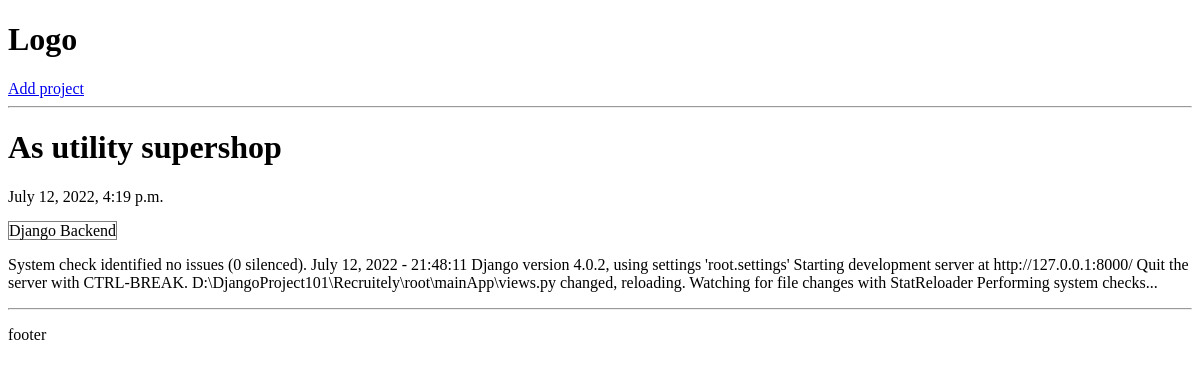
The app's page /project/85a91755751c45e0afc92cd64995fb32/, older data.
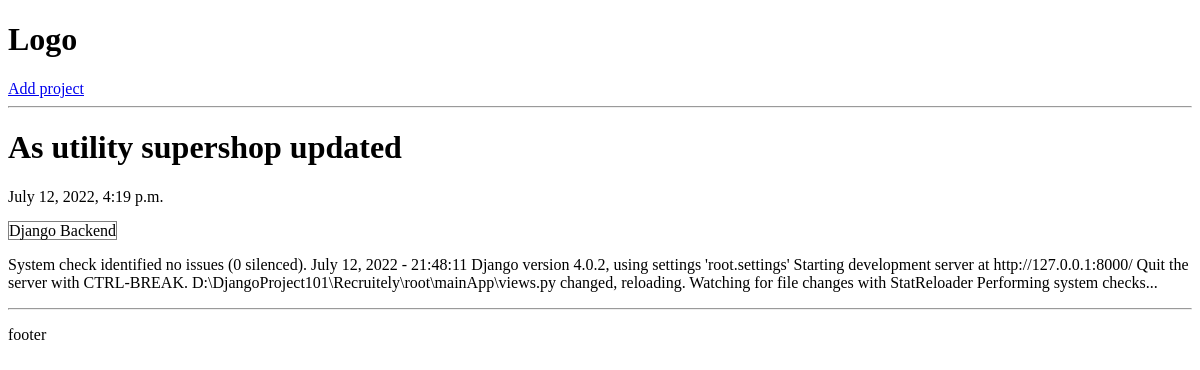
The same page, newer data.
### mainApp/models.py (models this page shows, shortened)
class project(models.Model):
    id = models.UUIDField(default=uuid.uuid4,primary_key=True,unique=True,editable=False)
    title = models.CharField(max_length=200)
    description = models.TextField(null=True,blank=True)
    demo_link = models.CharField(max_length=200)
    source_link = models.CharField(max_length=200)
    tags = models.ManyToManyField('tag',blank=True)
    vote_ratio = models.IntegerField(default=0, null = True, blank=True)
    vote_total = models.IntegerField(default=0, null = True, blank=True)
    created = models.DateTimeField(auto_now_add=True)

### mainApp/views.py (the view)
# urls.py: path('project/<str:pk>/',views.project,name="singleproject"),
def project(request,pk):
    projectlist = pp.objects.get(id=pk)
    tags = projectlist.tags.all()
    return render(request,'mainApp/single-project.html',{'project':projectlist,'tags':tags})

### mainApp/models.py (called while the page is built)
    def __str__(self) -> str:
        return str(self.name)

### mainApp/templates/mainApp/single-project.html
{% extends 'main.html' %}
{% block content %}
    <h1>{{project.title}}</h1>
    <p>{{project.created}}</p>
    {% for i in tags %}
        <span style="border:1px solid grey">{{i}}</span>
    {% endfor %}
    <p>{{project.description}}</p>
{% endblock content %}

Row changes from the older to the newer data that the page shows:
changed project: title "As utility supershop" → "As utility supershop updated"
